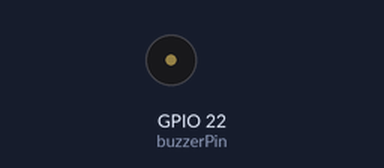
Recording of a sketch running on a simulated ESP32. Shown: buzzer (waves = sounding).

Above: at 0.05 s.
Timing chart, 0 to 3.0 s (numbered marks = the images above):
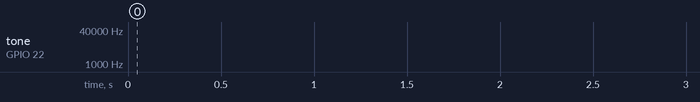

The sketch:

ESP32_sin.ino
```cpp
// GPIO 22に接続されたブザーを定義
const int buzzerPin = 22;
unsigned long t;
int outputValue = 128;

void setup() {
  // チャンネル0に60kHzの周波数でPWMを設定
  ledcSetup(0, 60000, 8);        // チャンネル0、60kHz、8ビット分解能
  ledcAttachPin(buzzerPin, 0);   // ピンをチャンネル0に接続
}

void loop() {
  t = micros();
  // サイン波の周波数成分を5000に設定して周期を早くする
  outputValue = (int)(128.0 * sin(2.0 * PI * 5000.0 * (float)t / 1000000.0) + 127.0);
  ledcWrite(0, outputValue); // チャンネル0にデューティサイクルを出力
}
```
